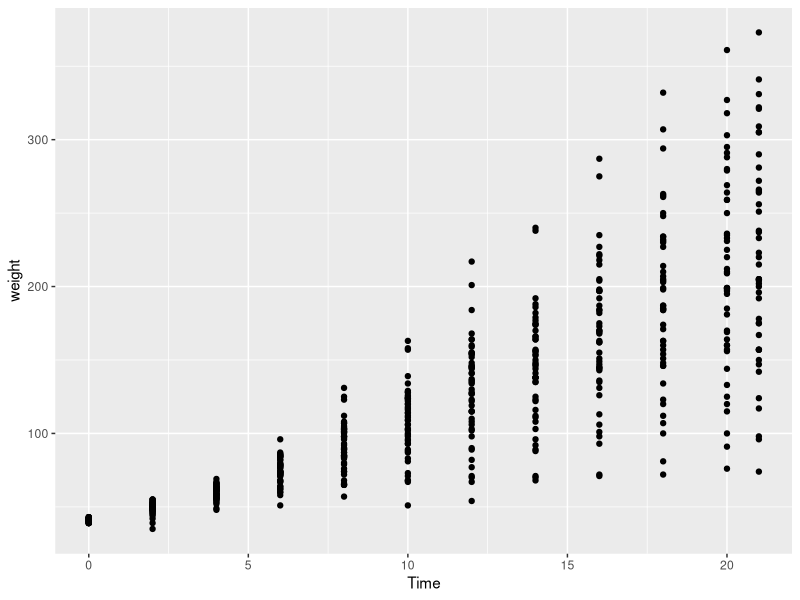
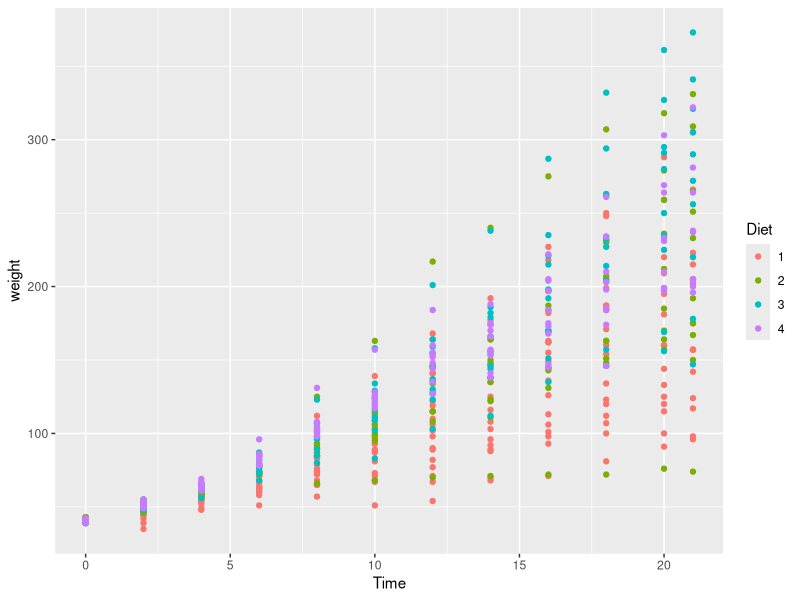
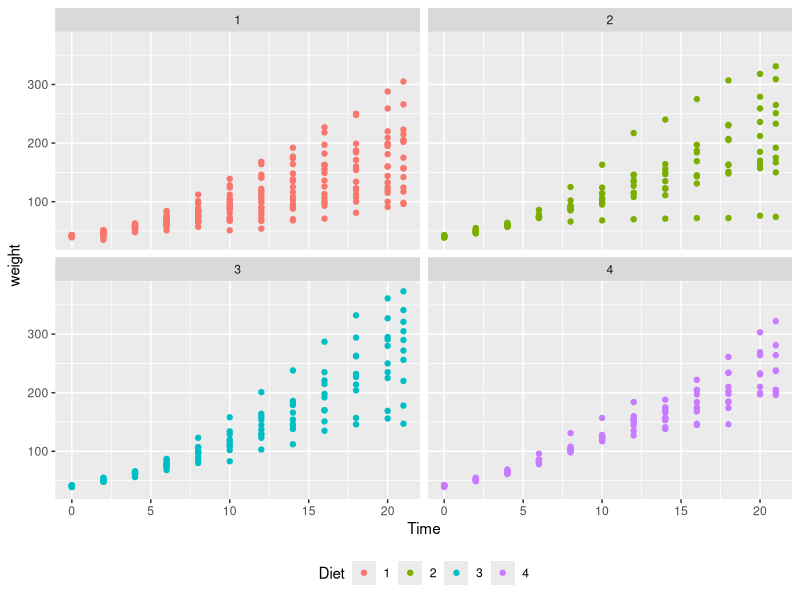
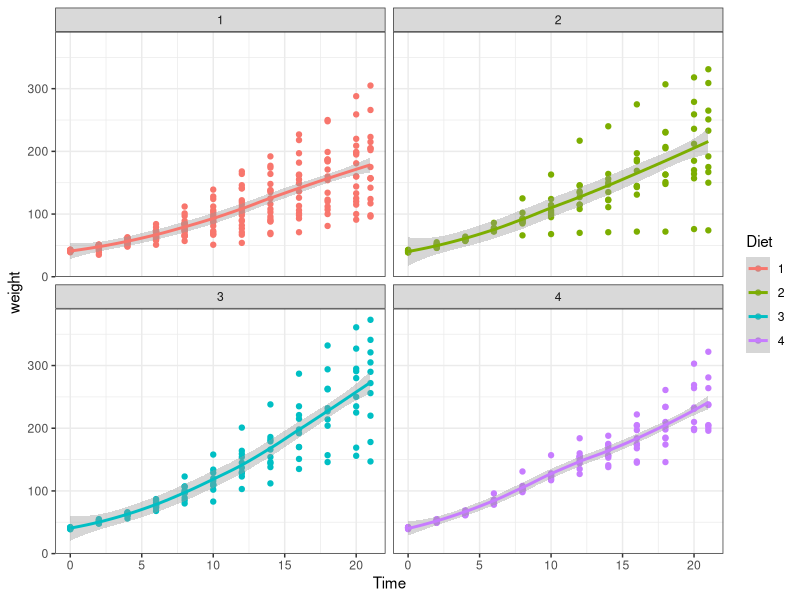
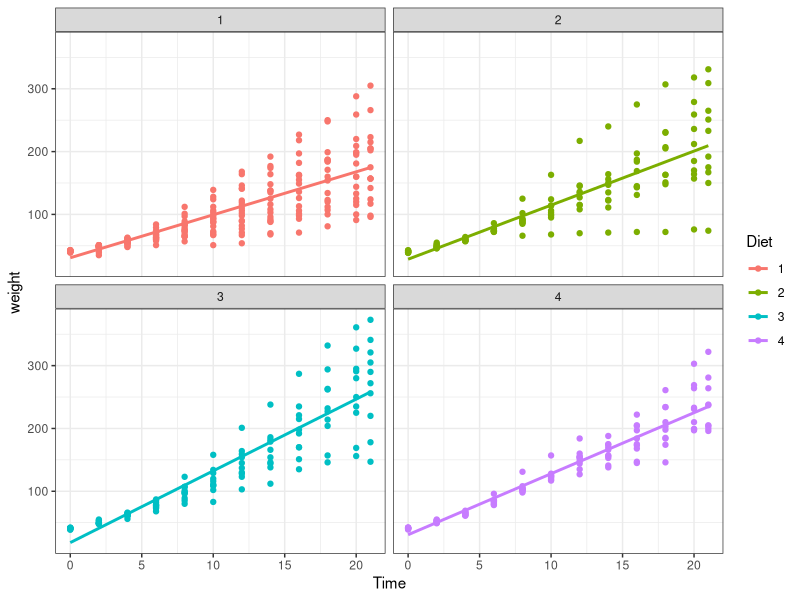
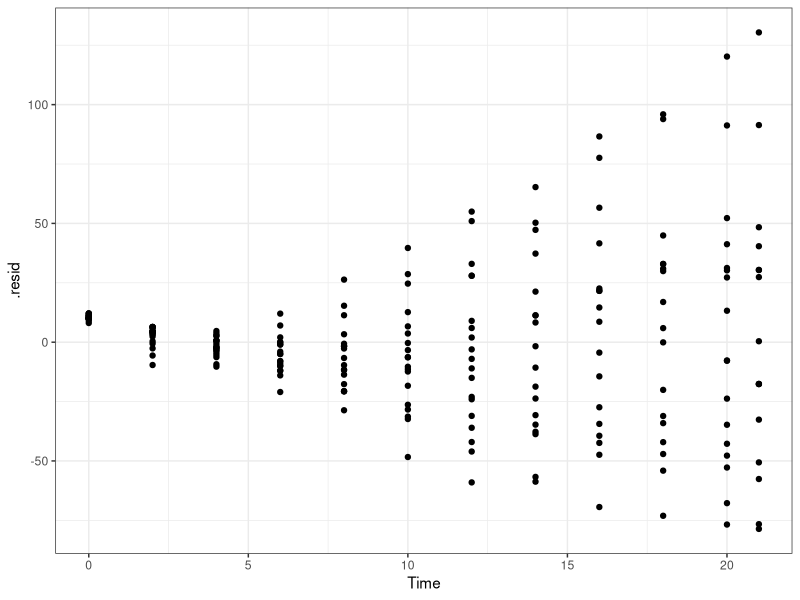

Generate these figures, in order, with R:
## Basic script
## Date and author

?ChickWeight  # opens help file for the data set
# load tidyverse
library(tidyverse)
glimpse(ChickWeight)
summary(ChickWeight)
## Visualization
ggplot(ChickWeight, aes(Time, weight)) + 
  geom_point()
##
ggplot(ChickWeight, aes(Time, weight, color = Diet)) + 
  geom_point()
##
ggplot(ChickWeight, aes(Time, weight, color = Diet)) + 
  geom_point() +
  facet_wrap(~Diet) +
  theme(legend.position = "bottom")
## loess
ggplot(ChickWeight, aes(Time, weight, color = Diet)) + 
  geom_point() +
  facet_wrap(~Diet) +
  geom_smooth() +
  theme(legend.position = "bottom") + 
  theme_bw()
##
ggplot(ChickWeight, aes(Time, weight, color = Diet)) + 
  geom_point() +
  facet_wrap(~Diet) +
  geom_smooth(method = "lm", se = FALSE) +
  theme(legend.position = "bottom") + 
  theme_bw()
## Regression
lm(weight ~ Time, data = subset(ChickWeight, Diet == 1))
lm(weight ~ Time, data = subset(ChickWeight, Diet == 2))
lm(weight ~ Time, data = subset(ChickWeight, Diet == 3))
lm(weight ~ Time, data = subset(ChickWeight, Diet == 4))
##
mod1 <- lm(weight ~ Time, data = subset(ChickWeight, Diet == 1))
mod2 <- lm(weight ~ Time, data = subset(ChickWeight, Diet == 2))
mod3 <- lm(weight ~ Time, data = subset(ChickWeight, Diet == 3))
mod4 <- lm(weight ~ Time, data = subset(ChickWeight, Diet == 4))
##
summary(mod1)
##
library(broom)
NDF1 <- augment(mod1)
NDF1
##
ggplot(data = NDF1, aes(x = Time, y = .resid)) + 
  geom_point() + 
  theme_bw()
##

